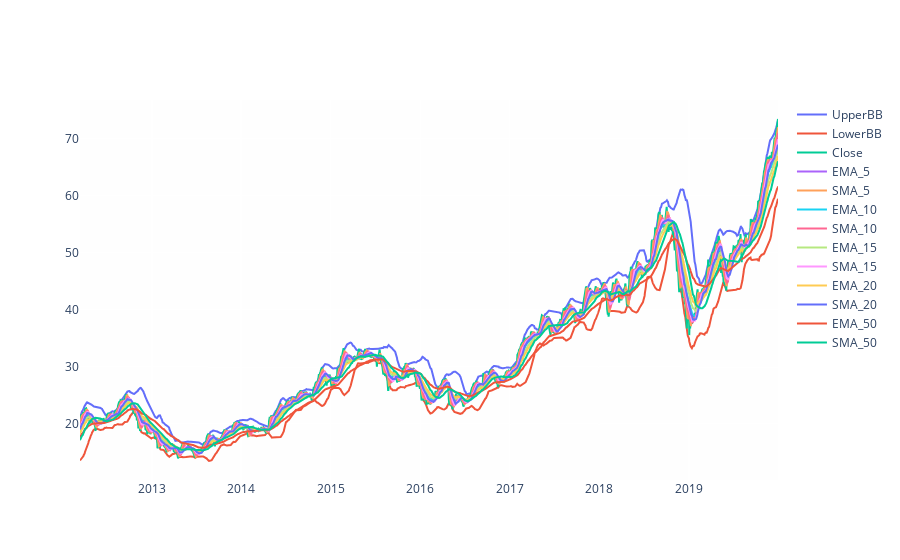

The code cell stored with this chart in its notebook:
### Markdown cell above
We can graph some of the moving averages along with the price.

### Code cell
fig = go.Figure()

for s in ['UpperBB','LowerBB','Close']:
    fig.add_trace(go.Scatter(x=df.Date, y=df[s], name=s))
for i in moving_average_windows:
    fig.add_trace(go.Scatter(x=df.Date, y=df["EMA_"+str(i)], name="EMA_"+str(i)))
    fig.add_trace(go.Scatter(x=df.Date, y=df["SMA_"+str(i)] , name="SMA_"+str(i)))    

fig.show()

### Figure 1 — Plotly figure (JSON) as saved in the notebook; plotly's stock layout.template omitted (floating-point values rounded to 4 significant figures; data arrays with more than 128 entries replaced by an {"elided": "..."} marker saying what was removed)
{"data": [{"name": "UpperBB", "type": "scatter", "x": {"elided": "1962 str values"}, "y": {"elided": "1962 float values"}}, {"name": "LowerBB", "type": "scatter", "x": {"elided": "1962 str values"}, "y": {"elided": "1962 float values"}}, {"name": "Close", "type": "scatter", "x": {"elided": "1962 str values"}, "y": {"elided": "1962 float values"}}, {"name": "EMA_5", "type": "scatter", "x": {"elided": "1962 str values"}, "y": {"elided": "1962 float values"}}, {"name": "SMA_5", "type": "scatter", "x": {"elided": "1962 str values"}, "y": {"elided": "1962 float values"}}, {"name": "EMA_10", "type": "scatter", "x": {"elided": "1962 str values"}, "y": {"elided": "1962 float values"}}, {"name": "SMA_10", "type": "scatter", "x": {"elided": "1962 str values"}, "y": {"elided": "1962 float values"}}, {"name": "EMA_15", "type": "scatter", "x": {"elided": "1962 str values"}, "y": {"elided": "1962 float values"}}, {"name": "SMA_15", "type": "scatter", "x": {"elided": "1962 str values"}, "y": {"elided": "1962 float values"}}, {"name": "EMA_20", "type": "scatter", "x": {"elided": "1962 str values"}, "y": {"elided": "1962 float values"}}, {"name": "SMA_20", "type": "scatter", "x": {"elided": "1962 str values"}, "y": {"elided": "1962 float values"}}, {"name": "EMA_50", "type": "scatter", "x": {"elided": "1962 str values"}, "y": {"elided": "1962 float values"}}, {"name": "SMA_50", "type": "scatter", "x": {"elided": "1962 str values"}, "y": {"elided": "1962 float values"}}], "layout": {}}
